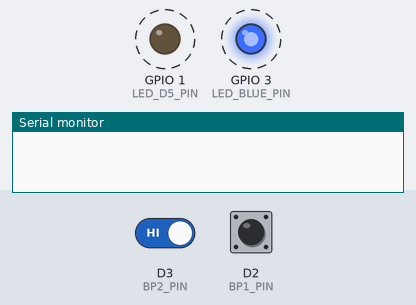
The sketch below on a simulated ESP8266 (NodeMCU). Shown: output pins drawn as LEDs (lit = HIGH), the last lines printed to the serial monitor. Dashed ring = blinking. The test bench sets the inputs (shaded band); at power-on: D3 (BP2_PIN) HIGH, D2 (BP1_PIN) HIGH.

Above: at 1.2 s.
1.3 s: D3 (BP2_PIN) driven LOW
At 1.35 s:
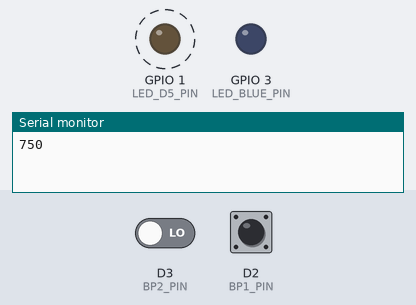
Timing chart, 0 to 10.3 s (numbered marks = the images above; inputs shaded):
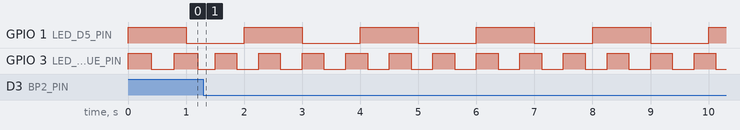

Measured:
- by itself, GPIO 1 (LED_D5_PIN): alternates HIGH for 1.0 s and LOW for 1.0 s
- by itself, GPIO 3 (LED_BLUE_PIN): alternates HIGH for 0.38 s and LOW for 0.38 s

The sketch:

Prog8.ino
```cpp
// TP1 - PROG8

#define LED_D5_PIN D10
#define LED_BLUE_PIN D9
#define T_LED_D5 2000
#define BP1_PIN D2
#define BP2_PIN D3
#define T_BP 30 // 30ms

unsigned long time, tLedBlue;
long previousTime;
int bp1, bp2, lastBp1, lastBp2;

void setup() {
  pinMode(LED_D5_PIN, OUTPUT);
  pinMode(LED_BLUE_PIN, OUTPUT);
  pinMode(BP1_PIN, INPUT);
  pinMode(BP2_PIN, INPUT);
  lastBp1 = 1;
  lastBp2 = 1;
  previousTime = -T_BP;
  tLedBlue = 800;
  Serial.begin(9600);
}

void loop() {
  time = millis();

  // Acquisition boutons ssi dt >= T_BP
  if(time - previousTime >= T_BP) {
    bp1 = digitalRead(BP1_PIN);
    bp2 = digitalRead(BP2_PIN);
    if(bp1 == 0 && lastBp1 == 1) { // Falling edge
      tLedBlue+=50;
      if(tLedBlue > 2000) tLedBlue = 2000;
      Serial.println(tLedBlue);
    }
    if(bp2 == 0 && lastBp2 == 1) { // Falling edge
      tLedBlue-=50;
      if(tLedBlue < 200) tLedBlue = 200;
      Serial.println(tLedBlue);
    }
    lastBp1 = bp1;
    lastBp2 = bp2;
    previousTime = time;
  }

  blinkLed(LED_BLUE_PIN, tLedBlue );

  // Led de vie
  blinkLed(LED_D5_PIN, T_LED_D5);
}

void blinkLed(byte ledPin, unsigned int tLed) {
  static unsigned int compute;
  compute = time % tLed; // Reste de la division entière
  if(compute < tLed/2) digitalWrite(ledPin, HIGH);
  else digitalWrite(ledPin, LOW);
}
```
